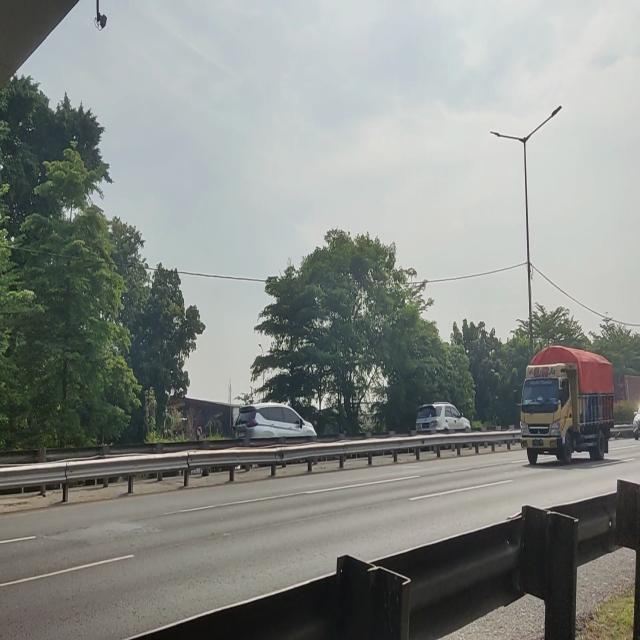
#> input picture test/images/frame00191_png.rf.54aae8bbc2abfccb0315b46e63c9ccc2.jpg, 640 x 640 px
$ python -i plate_detector.py   (imports and definitions only)
#> lines starting #> are read from the running program, lines starting #| are printed output that depends on the picture; after the words box and inside, x2 and y2 are one past the last pixel; in counts of white or black regions, pixels touching at a corner belong together
#> further down, picture is the input picture: shape (640, 640, 3); mean B, G, R 134.7, 138.7, 135
"""
plate_detector.py — Deteksi Area Plat Nomor Presisi v2.0 (eTilang-style Enhanced)

Pipeline dua tahap:
  Stage 1: YOLO kendaraan (best.pt)     → bounding box kendaraan
  Stage 2: YOLO plat (HuggingFace)      → bounding box plat presisi
  Stage 2b: Contour fallback            → deteksi morfologi jika YOLO gagal
  Stage 3: Perspective correction       → deskew plat sebelum OCR
  Stage 4: EasyOCR                      → baca karakter plat

Peningkatan v2.0:
  - Perspective correction (deskew) setelah crop plat
  - Contour-based fallback detection menggunakan morfologi
  - Multi-scale detection untuk plat kecil
  - Adaptive confidence scoring
"""

import cv2
import numpy as np
from pathlib import Path
from typing import Optional, Dict, List, Tuple

# ── Paths ─────────────────────────────────────────────────────────────────────
_BASE_DIR         = Path(__file__).parent
_MODEL_CACHE_PATH = _BASE_DIR / "models" / "plate_detector.pt"

# Model dari HuggingFace Hub — dilatih pada 26.000+ gambar plat berbagai negara
# Mendukung plat Asia Tenggara, termasuk format Indonesia (B 1234 ABC)
_HF_MODEL_ID = "keremberke/yolov8m-license-plate-detection"

# ── Threshold ────────────────────────────────────────────────────────────────
PLATE_CONF_THRESH  = 0.30   # diturunkan sedikit untuk menangkap plat yang sulit
PLATE_IOU_THRESH   = 0.45
CROP_MARGIN_PX     = 10     # padding piksel di sekitar crop plat agar karakter tidak terpotong
MAX_DESKEW_ANGLE   = 15.0   # sudut maksimum koreksi kemiringan (derajat)

_plate_model = None


# ── Model Loader ─────────────────────────────────────────────────────────────
# [33 lines left out: function get_plate_model, not called in this run]


# ── Perspective Correction (Deskew) ──────────────────────────────────────────
def _deskew_plate(plate_img: np.ndarray) -> np.ndarray:
    """
    Koreksi kemiringan plat menggunakan MinAreaRect pada tepi gambar.
    Plat yang miring akan diluruskan sebelum OCR untuk akurasi lebih tinggi.

    Args:
        plate_img: Crop plat (BGR)

    Returns:
        Crop plat yang sudah diluruskan (BGR)
    """
    if plate_img is None or plate_img.size == 0:
        return plate_img

    h, w = plate_img.shape[:2]
#> h = 640; w = 640
    if h < 10 or w < 10:
        return plate_img

    try:
        gray = cv2.cvtColor(plate_img, cv2.COLOR_BGR2GRAY)

        # Enhance contrast dulu sebelum edge detection
        clahe = cv2.createCLAHE(clipLimit=3.0, tileGridSize=(4, 4))
        gray  = clahe.apply(gray)
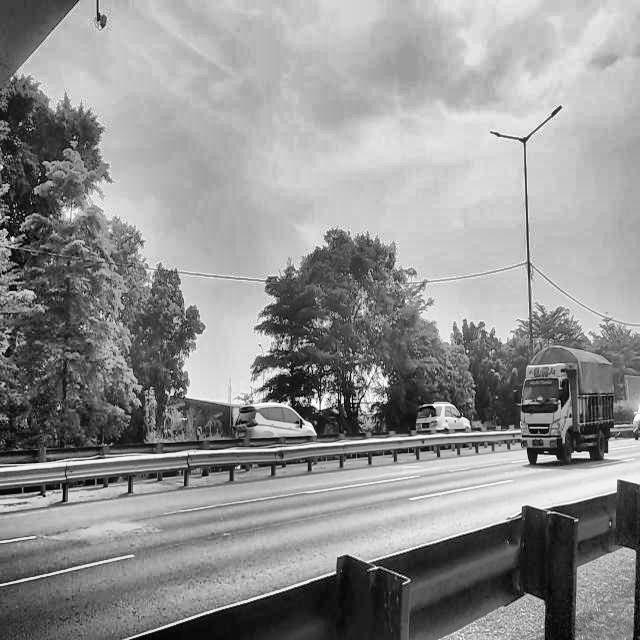
#> gray: shape (640, 640); min 1, max 255, mean 144.8

        # Edge detection untuk menemukan kontur plat
        blurred = cv2.GaussianBlur(gray, (5, 5), 0)
        edges   = cv2.Canny(blurred, 30, 120)
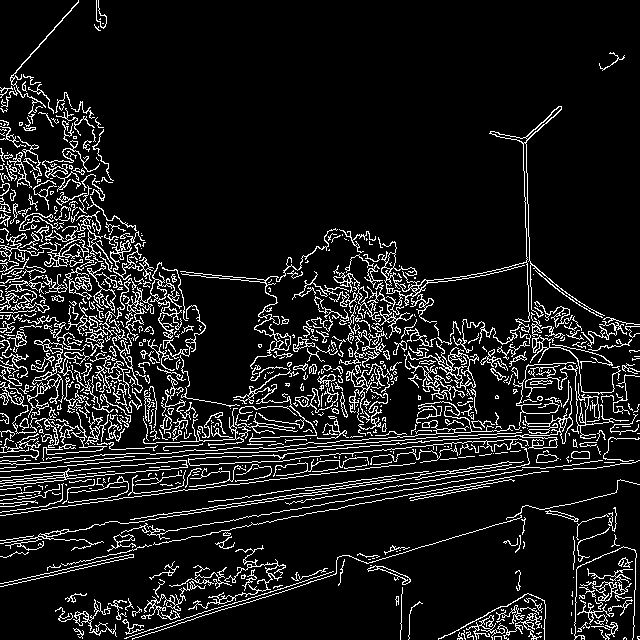
#> edges: shape (640, 640); 10.4% white in thin lines or dots

        # Dilate untuk menghubungkan tepi yang terputus
        kernel   = cv2.getStructuringElement(cv2.MORPH_RECT, (5, 1))
        dilated  = cv2.dilate(edges, kernel, iterations=2)
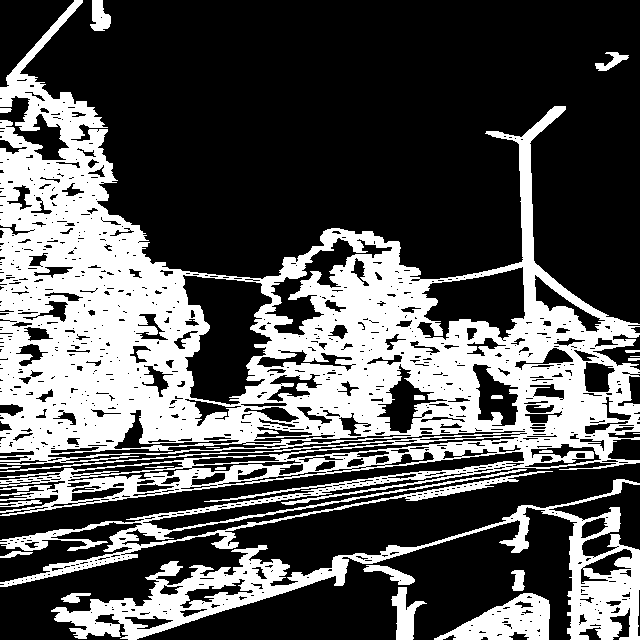
#> dilated: shape (640, 640); 34% white; 23 white regions (3 under 20 px)

        # Cari kontur
        contours, _ = cv2.findContours(dilated, cv2.RETR_EXTERNAL, cv2.CHAIN_APPROX_SIMPLE)
#> contours = 17 contours, 4 with area under 20; largest, box (x1, y1, x2, y2) and area: (0, 0, 640, 587) 153422, (51, 479, 640, 640) 17882, (434, 593, 550, 640) 2986, (391, 587, 427, 640) 788, (90, 0, 111, 31) 404
        if not contours:
            return plate_img

        # Ambil kontur terbesar (kemungkinan besar adalah body plat)
        largest = max(contours, key=cv2.contourArea)
#> largest = contour of 3402 points, box (x1, y1, x2, y2) (0, 0, 640, 587), area 153422
        if cv2.contourArea(largest) < (w * h * 0.05):
            return plate_img  # kontur terlalu kecil, tidak reliable

        # Hitung sudut kemiringan dari MinAreaRect
        rect  = cv2.minAreaRect(largest)
#> rect = ((319.5, 293), (586, 639), -90)
        angle = rect[2]  # sudut dalam derajat [-90, 0)
#> angle = -90

        # Konversi ke sudut yang benar
        if angle < -45:
            angle += 90
#> angle = 0
        elif angle > 45:
            angle -= 90

        # Hanya koreksi jika sudut cukup signifikan (> 1°) dan tidak terlalu ekstrem
        if abs(angle) < 1.0 or abs(angle) > MAX_DESKEW_ANGLE:
            return plate_img

        print(f"[PLATE-DET] Deskewing plat: {angle:.1f}°")

        # Rotasi menggunakan affine transform
        center = (w // 2, h // 2)
        M      = cv2.getRotationMatrix2D(center, angle, 1.0)
        rotated = cv2.warpAffine(
            plate_img, M, (w, h),
            flags=cv2.INTER_CUBIC,
            borderMode=cv2.BORDER_REPLICATE
        )
        return rotated

    except Exception as e:
        print(f"[PLATE-DET] Deskew error: {e}")
        return plate_img


# ── Contour-based Plate Detection (Fallback Stage 2b) ────────────────────────
# [276 lines left out: functions _detect_plate_by_contour, detect_plate_in_crop, extract_plate_image, extract_plate_from_fullframe, _ratio_crop, not called in this run]

>>> import cv2
>>> picture = cv2.imread('../test/images/frame00191_png.rf.54aae8bbc2abfccb0315b46e63c9ccc2.jpg')
>>> result = _deskew_plate(picture)

$ run again, on test/images/frame00541_png.rf.7d213aeb7fd372994afb6dc14d3d80a4.jpg
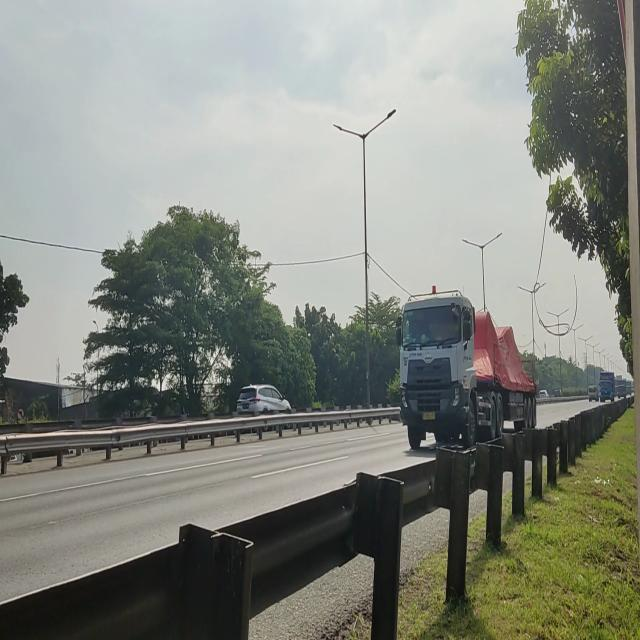
#> input picture test/images/frame00541_png.rf.7d213aeb7fd372994afb6dc14d3d80a4.jpg, 640 x 640 px
#> picture is the input picture: shape (640, 640, 3); mean B, G, R 127.3, 135.6, 132.7
#> in _deskew_plate, `edges   = cv2.Canny(blurred, 30, 120)`:
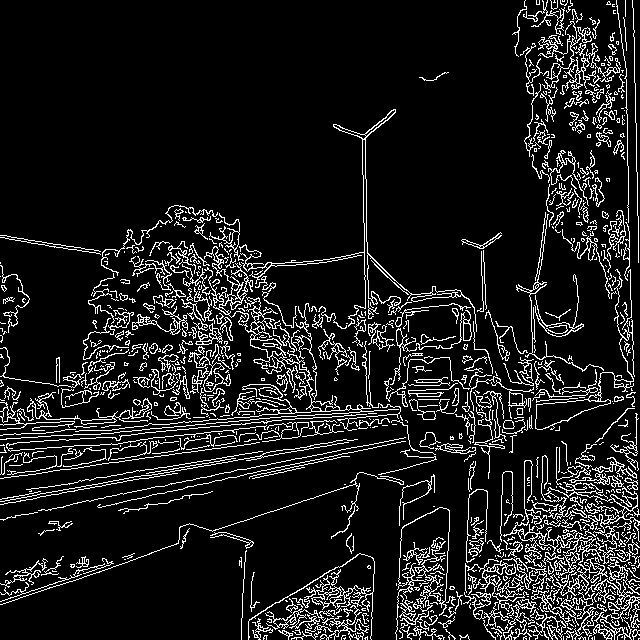
#> edges: shape (640, 640); 10.8% white in thin lines or dots
#> in _deskew_plate, `dilated  = cv2.dilate(edges, kernel, iterations=2)`:
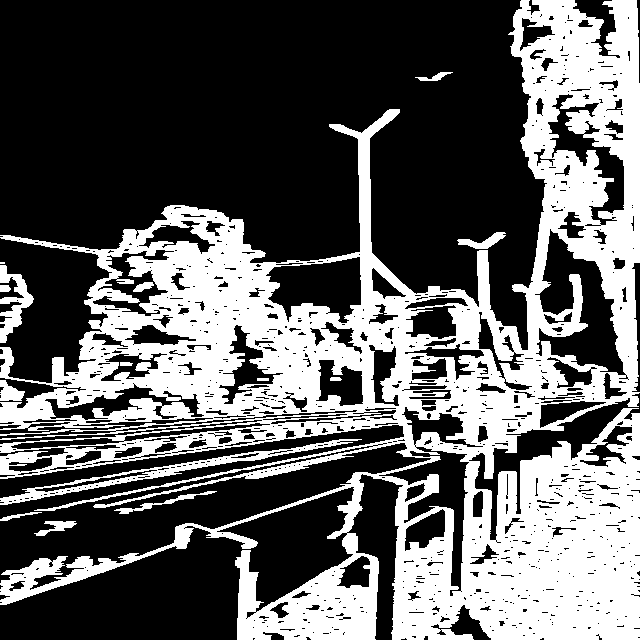
#> dilated: shape (640, 640); 37.7% white; 15 white regions (1 under 20 px)
#> contours = 11 contours, 1 with area under 20; largest, box (x1, y1, x2, y2) and area: (0, 0, 640, 640) 193079, (0, 439, 362, 505) 2579, (0, 265, 34, 343) 948, (457, 232, 506, 249) 302, (0, 380, 25, 401) 290
#> largest = contour of 3500 points, box (x1, y1, x2, y2) (0, 0, 640, 640), area 193079
#> rect = ((319.5, 319.5), (639, 639), -90)
#> in _deskew_plate, `angle = rect[2]`: angle = -90
#> in _deskew_plate, `angle += 90`: angle = 0

$ run again, on test/images/frame00581_png.rf.b35f3c8fe84c0b1d8a4201d1ac8b0547.jpg
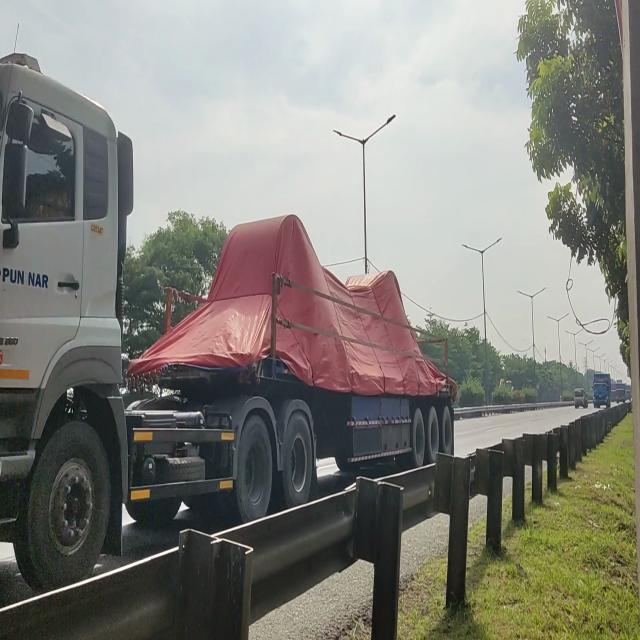
#> input picture test/images/frame00581_png.rf.b35f3c8fe84c0b1d8a4201d1ac8b0547.jpg, 640 x 640 px
#> picture is the input picture: shape (640, 640, 3); mean B, G, R 122.1, 129, 130
#> in _deskew_plate, `edges   = cv2.Canny(blurred, 30, 120)`:
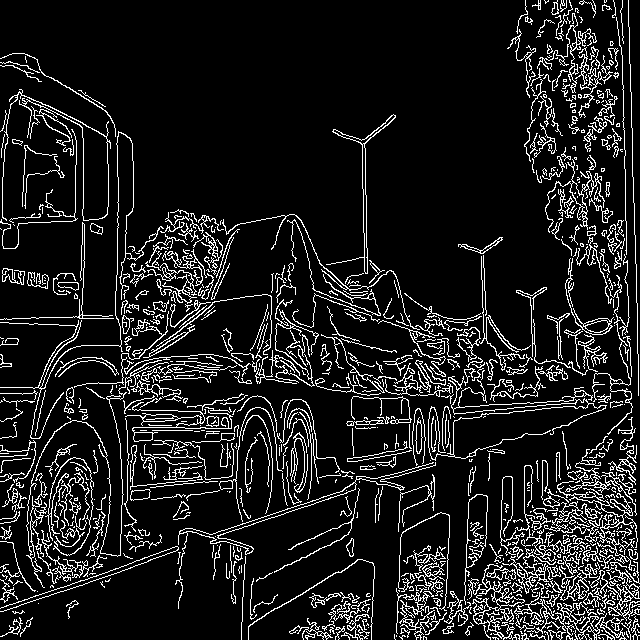
#> edges: shape (640, 640); 11.3% white in thin lines or dots
#> in _deskew_plate, `dilated  = cv2.dilate(edges, kernel, iterations=2)`:
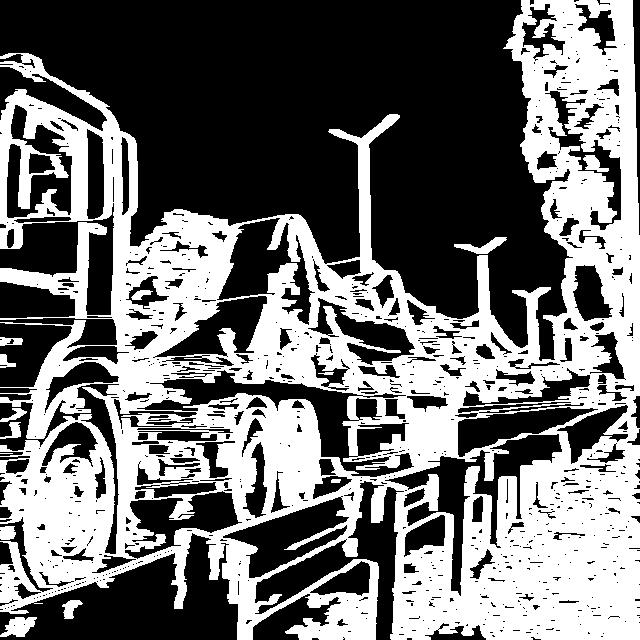
#> dilated: shape (640, 640); 43.7% white; 14 white regions (1 under 20 px)
#> contours = 10 contours, 1 with area under 20; largest, box (x1, y1, x2, y2) and area: (0, 0, 640, 640) 248678, (0, 617, 37, 637) 414, (454, 237, 507, 254) 312, (62, 600, 83, 619) 188, (0, 526, 16, 540) 168
#> largest = contour of 2830 points, box (x1, y1, x2, y2) (0, 0, 640, 640), area 248678
#> rect = ((319.5, 319.5), (639, 639), -90)
#> in _deskew_plate, `angle = rect[2]`: angle = -90
#> in _deskew_plate, `angle += 90`: angle = 0
